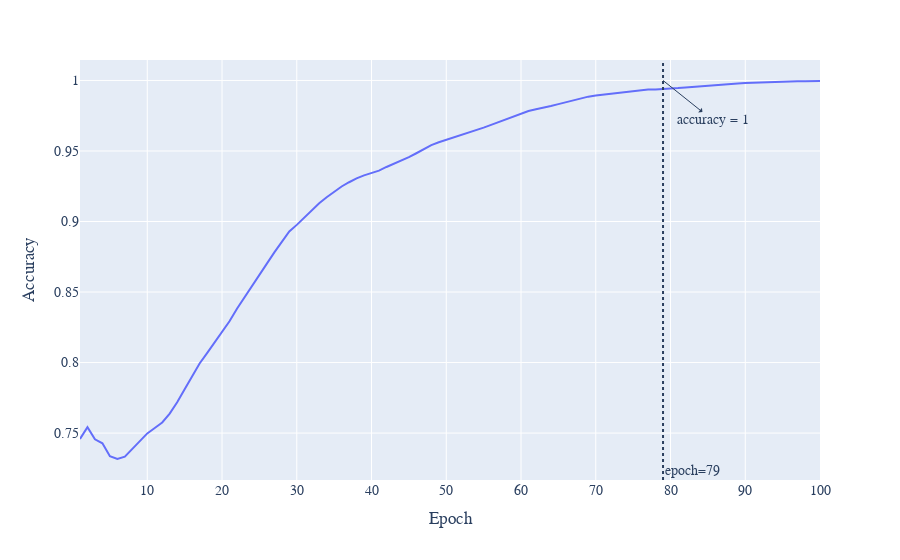

Notebook cell for this chart:
### Code cell
fig=px.line(df_complicated,x='epoch',y='metrics/accuracy_top1',render_mode='svg')
fig.add_vline(x=79, line_dash="dot",annotation_text="epoch=79", annotation_position="bottom right")
fig.add_annotation(x=79, y=1,arrowhead=1, showarrow=True, xshift=0,arrowside="start", ax=50,ay=40 ,text="accuracy = 1")
fig.update_xaxes(title_text='Epoch')
fig.update_yaxes(title_text='Accuracy')
fig.update_layout(font_family="Times New Roman",font_size=14)
fig.write_image("accuracy.svg")
fig.show()
svg_to_pdf('accuracy.svg', 'train4/pdf/accuracy.pdf')

### Figure 1 — Plotly figure (JSON) as saved in the notebook; plotly's stock layout.template omitted (floating-point values rounded to 4 significant figures)
{"data": [{"hovertemplate": "epoch=%{x}<br>metrics/accuracy_top1=%{y}<extra></extra>", "legendgroup": "", "line": {"color": "#636efa", "dash": "solid"}, "marker": {"symbol": "circle"}, "mode": "lines", "name": "", "orientation": "v", "showlegend": false, "type": "scatter", "x": [1, 2, 3, 4, 5, 6, 7, 8, 9, 10, 11, 12, 13, 14, 15, 16, 17, 18, 19, 20, 21, 22, 23, 24, 25, 26, 27, 28, 29, 30, 31, 32, 33, 34, 35, 36, 37, 38, 39, 40, 41, 42, 43, 44, 45, 46, 47, 48, 49, 50, 51, 52, 53, 54, 55, 56, 57, 58, 59, 60, 61, 62, 63, 64, 65, 66, 67, 68, 69, 70, 71, 72, 73, 74, 75, 76, 77, 78, 79, 80, 81, 82, 83, 84, 85, 86, 87, 88, 89, 90, 91, 92, 93, 94, 95, 96, 97, 98, 99, 100], "xaxis": "x", "y": [0.7459, 0.7542, 0.7456, 0.7428, 0.7337, 0.7316, 0.7333, 0.7389, 0.7443, 0.7498, 0.7536, 0.7575, 0.7638, 0.7718, 0.7812, 0.7905, 0.7993, 0.8067, 0.8143, 0.8214, 0.8293, 0.8382, 0.8464, 0.8546, 0.8624, 0.8701, 0.8781, 0.8857, 0.8929, 0.8976, 0.9029, 0.908, 0.9129, 0.9172, 0.9211, 0.9248, 0.9278, 0.9306, 0.9327, 0.9342, 0.936, 0.9387, 0.941, 0.9429, 0.9456, 0.9484, 0.9512, 0.9541, 0.9562, 0.9579, 0.9599, 0.9613, 0.9629, 0.9645, 0.9666, 0.9685, 0.9705, 0.9726, 0.9747, 0.9766, 0.9783, 0.9796, 0.9806, 0.9819, 0.9832, 0.9846, 0.9861, 0.9875, 0.9885, 0.9894, 0.99, 0.9903, 0.9909, 0.9915, 0.9923, 0.993, 0.9936, 0.9936, 0.9938, 0.9942, 0.9946, 0.9951, 0.9956, 0.996, 0.9965, 0.9969, 0.9973, 0.9976, 0.9979, 0.9982, 0.9984, 0.9987, 0.9988, 0.999, 0.9991, 0.9993, 0.9994, 0.9995, 0.9996, 0.9996], "yaxis": "y"}], "layout": {"annotations": [{"showarrow": false, "text": "epoch=79", "x": 79, "xanchor": "left", "xref": "x", "y": 0, "yanchor": "bottom", "yref": "y domain"}, {"arrowhead": 1, "arrowside": "start", "ax": 50, "ay": 40, "showarrow": true, "text": "accuracy = 1", "x": 79, "xshift": 0, "y": 1}], "font": {"family": "Times New Roman", "size": 14}, "legend": {"tracegroupgap": 0}, "margin": {"t": 60}, "shapes": [{"line": {"dash": "dot"}, "type": "line", "x0": 79, "x1": 79, "xref": "x", "y0": 0, "y1": 1, "yref": "y domain"}], "xaxis": {"anchor": "y", "domain": [0, 1], "title": {"text": "Epoch"}}, "yaxis": {"anchor": "x", "domain": [0, 1], "title": {"text": "Accuracy"}}}}
